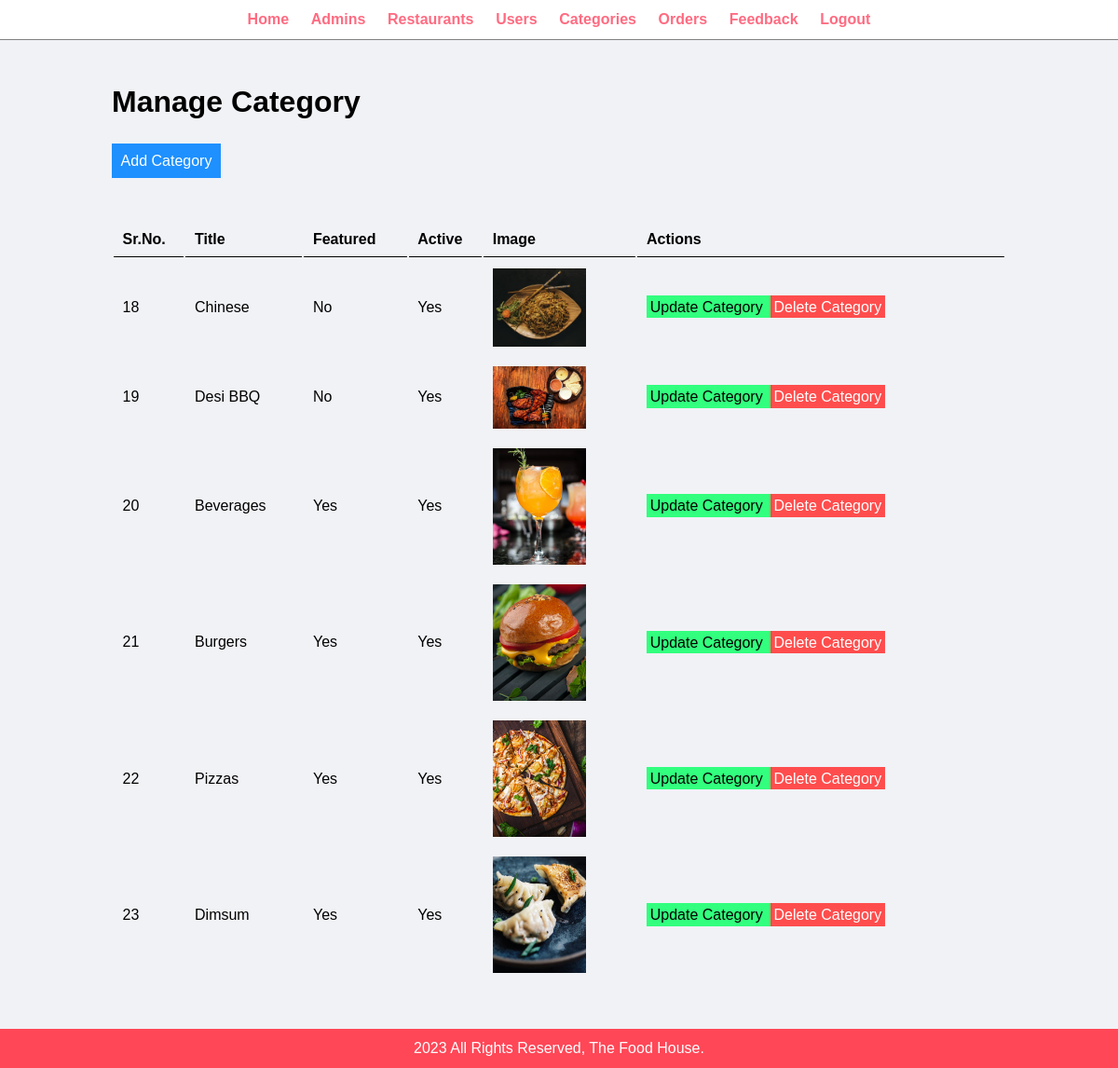
/admin/manage-category.php (signed in), run on an earlier commit of the app's database.
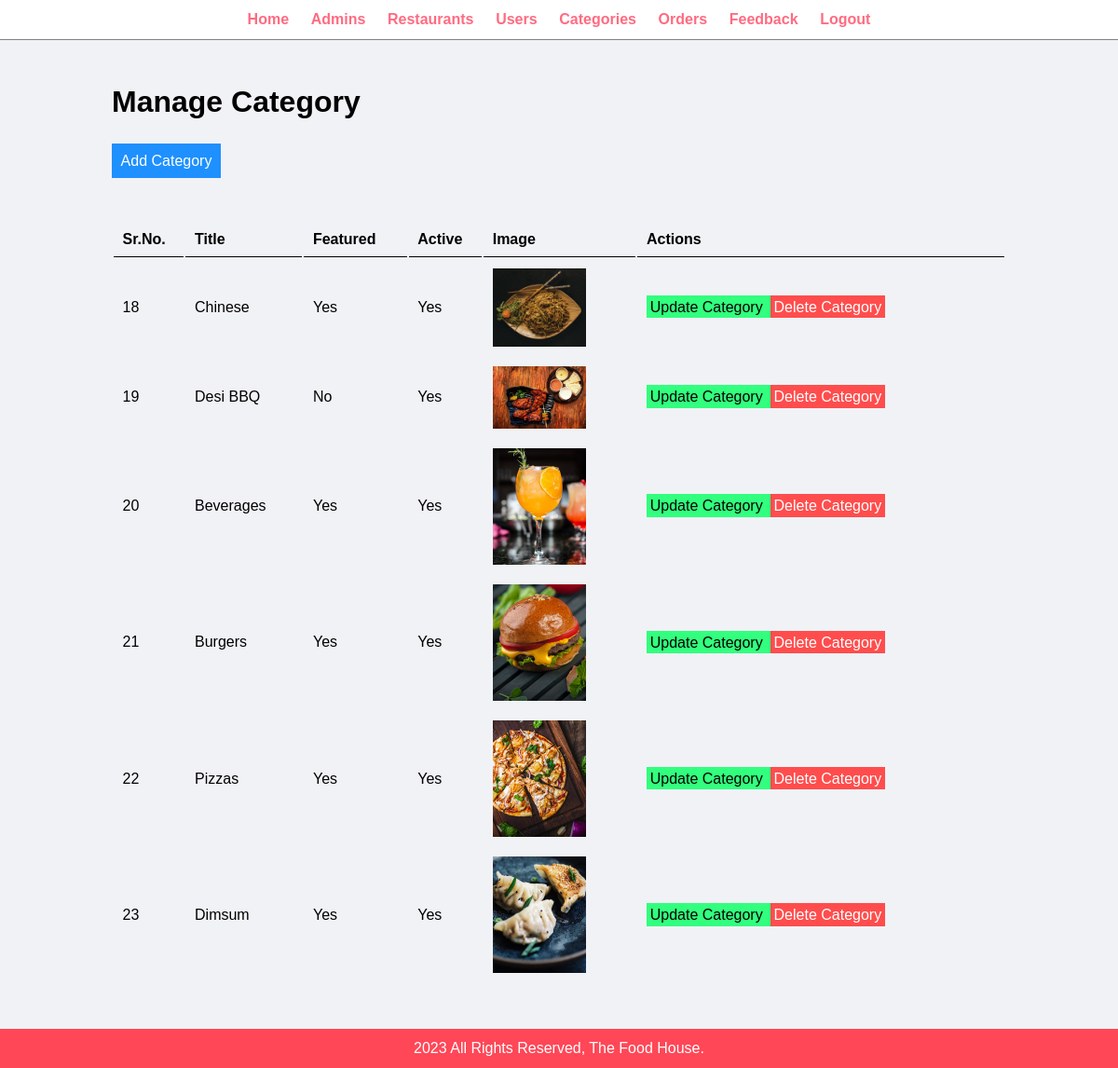
And on a later commit of the database.
### tables this page shows
CREATE TABLE `tbl_categories` (
  `cat_id` int(10) UNSIGNED NOT NULL,
  `title` varchar(100) NOT NULL,
  `image_name` varchar(255) DEFAULT NULL,
  `featured` varchar(10) NOT NULL,
  `active` varchar(10) NOT NULL
);

### config/connect.php (called while the page is built, shortened)
<?php
    $home_url = "http://localhost/food-order-project/";
?>

### admin/manage-category.php (the view, shortened to what this page needs)
<?php include('partials/menu.php') ?>
<div class="main-content">
    <div class="wrapper">
        <h1>Manage Category</h1>
        <br>
        <br>
        <a href="<?php echo $home_url; ?>admin/add-category.php" class="btn-primary">Add Category</a>
        <br>
        <br>
        <br><br>
        <table class="tbl-full">
            <tr>
                <th>Sr.No.</th>
                <th>Title</th>
                <th>Featured</th>
                <th>Active</th>
                <th>Image</th>
                <th>Actions</th>
            </tr>
            <?php
            $sql = 'SELECT * FROM tbl_categories';
            $result = mysqli_query($conn, $sql);
            if($result == True) {
                $count = mysqli_num_rows($result);
                if($count > 0) {
                    while($rows = mysqli_fetch_assoc($result)) {
                        $id = $rows['cat_id'];
                        $title = $rows['title'];
                        $featured = $rows['featured'];
                        $active = $rows['active'];
                        $image = $rows['image_name'];
                        ?>
                        <tr>
                            <td>
                                <?php echo $id; ?>
                            </td>
                            <td>
                                <?php echo $title; ?>
                            </td>
                            <td>
                                <?php echo $featured; ?>
                            </td>
                            <td>
                                <?php echo $active; ?>
                            </td>
                            <?php
                                if($image != '') {
                                    ?>
                                    <td>
                                        <img src="<?php echo $home_url; ?>images/category/<?php echo $image; ?>" width="100px">
                                    </td>
                                    <?php
                                } else {
                                    ?>
                                    <td>
                                        <div class="error">Image Not Added</div>
                                    </td>
                                    <?php
                                }
                            ?>
                            <td>
                                <a href="update-category.php?id=<?php echo $id;?>" class="btn-secondary">Update
                                    Category
                                </a>
                                <a href="delete-category.php?id=<?php echo $id;?>" class="btn-danger">Delete Category</a>
                            </td>
                            <?php
                    }
                }
            }
            ?>
            </tr>
        </table>
    </div>
</div>
<?php include('partials/footer.php') ?>

What changed in the data, as far as the page shows it:
changed tbl_categories "Chinese": featured "No" → "Yes"
